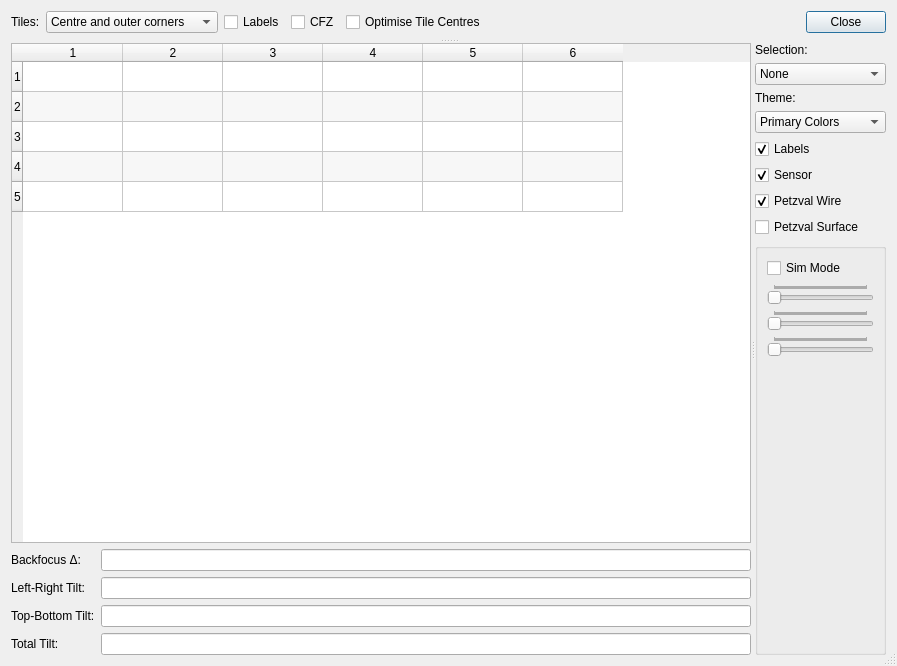
<?xml version="1.0" encoding="UTF-8"?>
<ui version="4.0">
 <class>aberrationInspectorDialog</class>
 <widget class="QDialog" name="aberrationInspectorDialog">
  <property name="windowModality">
   <enum>Qt::NonModal</enum>
  </property>
  <property name="geometry">
   <rect>
    <x>0</x>
    <y>0</y>
    <width>897</width>
    <height>666</height>
   </rect>
  </property>
  <property name="sizePolicy">
   <sizepolicy hsizetype="Preferred" vsizetype="Preferred">
    <horstretch>0</horstretch>
    <verstretch>0</verstretch>
   </sizepolicy>
  </property>
  <property name="windowTitle">
   <string>Aberration Inspector</string>
  </property>
  <property name="sizeGripEnabled">
   <bool>true</bool>
  </property>
  <property name="modal">
   <bool>false</bool>
  </property>
  <layout class="QVBoxLayout" name="verticalLayout_3">
   <item>
    <layout class="QHBoxLayout" name="horizontalLayout_2">
     <property name="sizeConstraint">
      <enum>QLayout::SetDefaultConstraint</enum>
     </property>
     <item>
      <layout class="QGridLayout" name="gridLayout_4">
       <item row="0" column="2">
        <widget class="QCheckBox" name="abInsShowLabels">
         <property name="sizePolicy">
          <sizepolicy hsizetype="Preferred" vsizetype="Fixed">
           <horstretch>0</horstretch>
           <verstretch>0</verstretch>
          </sizepolicy>
         </property>
         <property name="toolTip">
          <string>&lt;html&gt;&lt;head/&gt;&lt;body&gt;&lt;p&gt;Check to show labels on the graph.&lt;/p&gt;&lt;/body&gt;&lt;/html&gt;</string>
         </property>
         <property name="text">
          <string>Labels</string>
         </property>
        </widget>
       </item>
       <item row="0" column="0">
        <widget class="QLabel" name="label_4">
         <property name="sizePolicy">
          <sizepolicy hsizetype="Fixed" vsizetype="Fixed">
           <horstretch>0</horstretch>
           <verstretch>0</verstretch>
          </sizepolicy>
         </property>
         <property name="text">
          <string>Tiles:</string>
         </property>
         <property name="alignment">
          <set>Qt::AlignLeading|Qt::AlignLeft|Qt::AlignVCenter</set>
         </property>
        </widget>
       </item>
       <item row="0" column="1">
        <widget class="QComboBox" name="abInsTileSelection">
         <property name="toolTip">
          <string>&lt;html&gt;&lt;head/&gt;&lt;body&gt;&lt;p&gt;Select the Mosaic tile combination to use for Analysis:&lt;/p&gt;&lt;p&gt;- All displays all 9 tiles.&lt;/p&gt;&lt;p&gt;- Centre and outer corners.&lt;/p&gt;&lt;p&gt;- Centre and inner diamond.&lt;br/&gt;&lt;/p&gt;&lt;/body&gt;&lt;/html&gt;</string>
         </property>
         <property name="currentIndex">
          <number>1</number>
         </property>
         <item>
          <property name="text">
           <string>All</string>
          </property>
         </item>
         <item>
          <property name="text">
           <string>Centre and outer corners</string>
          </property>
         </item>
         <item>
          <property name="text">
           <string>Centre and inner diamond</string>
          </property>
         </item>
        </widget>
       </item>
       <item row="0" column="3">
        <widget class="QCheckBox" name="abInsShowCFZ">
         <property name="sizePolicy">
          <sizepolicy hsizetype="Preferred" vsizetype="Fixed">
           <horstretch>0</horstretch>
           <verstretch>0</verstretch>
          </sizepolicy>
         </property>
         <property name="toolTip">
          <string>&lt;html&gt;&lt;head/&gt;&lt;body&gt;&lt;p&gt;Check to show the Critical Focus Zone on the graph.&lt;/p&gt;&lt;/body&gt;&lt;/html&gt;</string>
         </property>
         <property name="text">
          <string>CFZ</string>
         </property>
         <property name="checked">
          <bool>false</bool>
         </property>
        </widget>
       </item>
       <item row="0" column="4">
        <widget class="QCheckBox" name="abInsOptCentres">
         <property name="text">
          <string>Optimise Tile Centres</string>
         </property>
        </widget>
       </item>
      </layout>
     </item>
     <item>
      <spacer name="horizontalSpacer">
       <property name="orientation">
        <enum>Qt::Horizontal</enum>
       </property>
       <property name="sizeHint" stdset="0">
        <size>
         <width>40</width>
         <height>20</height>
        </size>
       </property>
      </spacer>
     </item>
     <item>
      <widget class="QDialogButtonBox" name="aberrationInspectorButtonBox">
       <property name="standardButtons">
        <set>QDialogButtonBox::Close</set>
       </property>
      </widget>
     </item>
    </layout>
   </item>
   <item>
    <widget class="QSplitter" name="abInsVSplitter">
     <property name="orientation">
      <enum>Qt::Vertical</enum>
     </property>
     <widget class="QWidget" name="abInsPlot" native="true">
      <layout class="QVBoxLayout" name="abInsPlotLayout"/>
     </widget>
     <widget class="QSplitter" name="abInsHSplitter">
      <property name="orientation">
       <enum>Qt::Horizontal</enum>
      </property>
      <widget class="QWidget" name="tableAndResultsWidget" native="true">
       <layout class="QVBoxLayout" name="verticalLayout">
        <item>
         <widget class="AbInsTableWidget" name="abInsTable">
          <property name="sizePolicy">
           <sizepolicy hsizetype="Preferred" vsizetype="Preferred">
            <horstretch>0</horstretch>
            <verstretch>0</verstretch>
           </sizepolicy>
          </property>
          <property name="minimumSize">
           <size>
            <width>0</width>
            <height>0</height>
           </size>
          </property>
          <property name="mouseTracking">
           <bool>true</bool>
          </property>
          <property name="sizeAdjustPolicy">
           <enum>QAbstractScrollArea::AdjustToContents</enum>
          </property>
          <property name="editTriggers">
           <set>QAbstractItemView::SelectedClicked</set>
          </property>
          <property name="alternatingRowColors">
           <bool>true</bool>
          </property>
          <property name="selectionMode">
           <enum>QAbstractItemView::SingleSelection</enum>
          </property>
          <property name="selectionBehavior">
           <enum>QAbstractItemView::SelectItems</enum>
          </property>
          <property name="sortingEnabled">
           <bool>false</bool>
          </property>
          <property name="rowCount">
           <number>5</number>
          </property>
          <property name="columnCount">
           <number>6</number>
          </property>
          <row/>
          <row/>
          <row/>
          <row/>
          <row/>
          <column/>
          <column/>
          <column/>
          <column/>
          <column/>
          <column/>
         </widget>
        </item>
        <item>
         <layout class="QGridLayout" name="gridLayout_3">
          <property name="sizeConstraint">
           <enum>QLayout::SetDefaultConstraint</enum>
          </property>
          <item row="3" column="0">
           <widget class="QLabel" name="label_2">
            <property name="sizePolicy">
             <sizepolicy hsizetype="Fixed" vsizetype="Fixed">
              <horstretch>0</horstretch>
              <verstretch>0</verstretch>
             </sizepolicy>
            </property>
            <property name="text">
             <string>Top-Bottom Tilt:</string>
            </property>
           </widget>
          </item>
          <item row="4" column="0">
           <widget class="QLabel" name="label_5">
            <property name="sizePolicy">
             <sizepolicy hsizetype="Fixed" vsizetype="Fixed">
              <horstretch>0</horstretch>
              <verstretch>0</verstretch>
             </sizepolicy>
            </property>
            <property name="text">
             <string>Total Tilt:</string>
            </property>
           </widget>
          </item>
          <item row="4" column="1">
           <widget class="QLineEdit" name="totalTilt">
            <property name="readOnly">
             <bool>true</bool>
            </property>
           </widget>
          </item>
          <item row="1" column="1">
           <widget class="QLineEdit" name="backfocus">
            <property name="toolTip">
             <string>&lt;html&gt;&lt;head/&gt;&lt;body&gt;&lt;p&gt;Backfocus delta is the difference in focus position between the sensor centre and the average of the centre corners.&lt;/p&gt;&lt;/body&gt;&lt;/html&gt;</string>
            </property>
            <property name="readOnly">
             <bool>true</bool>
            </property>
           </widget>
          </item>
          <item row="1" column="0">
           <widget class="QLabel" name="label_3">
            <property name="sizePolicy">
             <sizepolicy hsizetype="Fixed" vsizetype="Fixed">
              <horstretch>0</horstretch>
              <verstretch>0</verstretch>
             </sizepolicy>
            </property>
            <property name="text">
             <string>Backfocus Δ:</string>
            </property>
           </widget>
          </item>
          <item row="2" column="0">
           <widget class="QLabel" name="label">
            <property name="sizePolicy">
             <sizepolicy hsizetype="Fixed" vsizetype="Fixed">
              <horstretch>0</horstretch>
              <verstretch>0</verstretch>
             </sizepolicy>
            </property>
            <property name="text">
             <string>Left-Right Tilt:</string>
            </property>
           </widget>
          </item>
          <item row="2" column="1">
           <widget class="QLineEdit" name="lrTilt">
            <property name="readOnly">
             <bool>true</bool>
            </property>
           </widget>
          </item>
          <item row="3" column="1">
           <widget class="QLineEdit" name="tbTilt">
            <property name="readOnly">
             <bool>true</bool>
            </property>
           </widget>
          </item>
         </layout>
        </item>
       </layout>
      </widget>
      <widget class="QWidget" name="widget" native="true">
       <property name="sizePolicy">
        <sizepolicy hsizetype="Expanding" vsizetype="Expanding">
         <horstretch>0</horstretch>
         <verstretch>0</verstretch>
        </sizepolicy>
       </property>
       <layout class="QHBoxLayout" name="hLayout">
        <item>
         <layout class="QVBoxLayout" name="vLayout">
          <item>
           <widget class="QLabel" name="label_6">
            <property name="text">
             <string>Selection:</string>
            </property>
           </widget>
          </item>
          <item>
           <widget class="QComboBox" name="abInsSelection">
            <property name="toolTip">
             <string>&lt;!DOCTYPE HTML PUBLIC &quot;-//W3C//DTD HTML 4.0//EN&quot; &quot;http://www.w3.org/TR/REC-html40/strict.dtd&quot;&gt;
&lt;html&gt;&lt;head&gt;&lt;meta name=&quot;qrichtext&quot; content=&quot;1&quot; /&gt;&lt;style type=&quot;text/css&quot;&gt;
p, li { white-space: pre-wrap; }
&lt;/style&gt;&lt;/head&gt;&lt;body style=&quot; font-family:'.AppleSystemUIFont'; font-size:13pt; font-weight:400; font-style:normal;&quot;&gt;
&lt;p style=&quot; margin-top:0px; margin-bottom:0px; margin-left:0px; margin-right:0px; -qt-block-indent:0; text-indent:0px;&quot;&gt;Selection mode of the 3D Graphic:&lt;/p&gt;
&lt;p style=&quot; margin-top:0px; margin-bottom:0px; margin-left:0px; margin-right:0px; -qt-block-indent:0; text-indent:0px;&quot;&gt;- None.&lt;/p&gt;
&lt;p style=&quot; margin-top:0px; margin-bottom:0px; margin-left:0px; margin-right:0px; -qt-block-indent:0; text-indent:0px;&quot;&gt;- Item selects the nearest datapoint.&lt;/p&gt;
&lt;p style=&quot; margin-top:0px; margin-bottom:0px; margin-left:0px; margin-right:0px; -qt-block-indent:0; text-indent:0px;&quot;&gt;- Slice produces a 2D slice through the graphic.&lt;/p&gt;&lt;/body&gt;&lt;/html&gt;</string>
            </property>
            <property name="currentText">
             <string>None</string>
            </property>
            <item>
             <property name="text">
              <string>None</string>
             </property>
            </item>
            <item>
             <property name="text">
              <string>Item</string>
             </property>
            </item>
            <item>
             <property name="text">
              <string>Slice</string>
             </property>
            </item>
           </widget>
          </item>
          <item>
           <widget class="QLabel" name="label_7">
            <property name="text">
             <string>Theme:</string>
            </property>
           </widget>
          </item>
          <item>
           <widget class="QComboBox" name="abInsTheme">
            <property name="toolTip">
             <string>&lt;html&gt;&lt;head/&gt;&lt;body&gt;&lt;p&gt;Select the colour theme of the 3D Graphic.&lt;/p&gt;&lt;/body&gt;&lt;/html&gt;</string>
            </property>
            <property name="currentIndex">
             <number>1</number>
            </property>
            <item>
             <property name="text">
              <string>Qt</string>
             </property>
            </item>
            <item>
             <property name="text">
              <string>Primary Colors</string>
             </property>
            </item>
            <item>
             <property name="text">
              <string>Digia</string>
             </property>
            </item>
            <item>
             <property name="text">
              <string>Stone Moss</string>
             </property>
            </item>
            <item>
             <property name="text">
              <string>Army Blue</string>
             </property>
            </item>
            <item>
             <property name="text">
              <string>Retro</string>
             </property>
            </item>
            <item>
             <property name="text">
              <string>Ebony</string>
             </property>
            </item>
            <item>
             <property name="text">
              <string>Isabelle</string>
             </property>
            </item>
           </widget>
          </item>
          <item>
           <widget class="QCheckBox" name="abInsLabels">
            <property name="toolTip">
             <string>&lt;html&gt;&lt;head/&gt;&lt;body&gt;&lt;p&gt;Check to display mosaic tile sensor labels.&lt;/p&gt;&lt;/body&gt;&lt;/html&gt;</string>
            </property>
            <property name="text">
             <string>Labels</string>
            </property>
            <property name="checked">
             <bool>true</bool>
            </property>
           </widget>
          </item>
          <item>
           <widget class="QCheckBox" name="abInsSensor">
            <property name="toolTip">
             <string>&lt;html&gt;&lt;head/&gt;&lt;body&gt;&lt;p&gt;Check to display the Sensor.&lt;/p&gt;&lt;/body&gt;&lt;/html&gt;</string>
            </property>
            <property name="text">
             <string>Sensor</string>
            </property>
            <property name="checked">
             <bool>true</bool>
            </property>
           </widget>
          </item>
          <item>
           <widget class="QCheckBox" name="abInsPetzvalWire">
            <property name="toolTip">
             <string>&lt;html&gt;&lt;head/&gt;&lt;body&gt;&lt;p&gt;Check to display the Petzval surface mesh.&lt;/p&gt;&lt;/body&gt;&lt;/html&gt;</string>
            </property>
            <property name="text">
             <string>Petzval Wire</string>
            </property>
            <property name="checked">
             <bool>true</bool>
            </property>
           </widget>
          </item>
          <item>
           <widget class="QCheckBox" name="abInsPetzvalSurface">
            <property name="toolTip">
             <string>&lt;html&gt;&lt;head/&gt;&lt;body&gt;&lt;p&gt;Check to display the Petzval surface.&lt;/p&gt;&lt;/body&gt;&lt;/html&gt;</string>
            </property>
            <property name="text">
             <string>Petzval Surface</string>
            </property>
           </widget>
          </item>
          <item>
           <widget class="QGroupBox" name="groupBox">
            <property name="title">
             <string/>
            </property>
            <layout class="QVBoxLayout" name="verticalLayout_2">
             <item>
              <widget class="QCheckBox" name="abInsSimMode">
               <property name="toolTip">
                <string>&lt;html&gt;&lt;head/&gt;&lt;body&gt;&lt;p&gt;Check to set 3D Graphic in Simulation Mode&lt;/p&gt;&lt;/body&gt;&lt;/html&gt;</string>
               </property>
               <property name="text">
                <string>Sim Mode</string>
               </property>
              </widget>
             </item>
             <item>
              <widget class="QSlider" name="abInsBackfocusSlider">
               <property name="enabled">
                <bool>false</bool>
               </property>
               <property name="toolTip">
                <string>&lt;html&gt;&lt;head/&gt;&lt;body&gt;&lt;p&gt;Backfocus slider&lt;/p&gt;&lt;/body&gt;&lt;/html&gt;</string>
               </property>
               <property name="orientation">
                <enum>Qt::Horizontal</enum>
               </property>
               <property name="tickPosition">
                <enum>QSlider::TicksAbove</enum>
               </property>
               <property name="tickInterval">
                <number>1</number>
               </property>
              </widget>
             </item>
             <item>
              <widget class="QSlider" name="abInsTiltLRSlider">
               <property name="enabled">
                <bool>false</bool>
               </property>
               <property name="toolTip">
                <string>&lt;html&gt;&lt;head/&gt;&lt;body&gt;&lt;p&gt;Left-to-Right Tilt Slider&lt;/p&gt;&lt;/body&gt;&lt;/html&gt;</string>
               </property>
               <property name="orientation">
                <enum>Qt::Horizontal</enum>
               </property>
               <property name="tickPosition">
                <enum>QSlider::TicksAbove</enum>
               </property>
               <property name="tickInterval">
                <number>1</number>
               </property>
              </widget>
             </item>
             <item>
              <widget class="QSlider" name="abInsTiltTBSlider">
               <property name="enabled">
                <bool>false</bool>
               </property>
               <property name="toolTip">
                <string>&lt;html&gt;&lt;head/&gt;&lt;body&gt;&lt;p&gt;Top-to-Bottom Tilt Slider&lt;/p&gt;&lt;/body&gt;&lt;/html&gt;</string>
               </property>
               <property name="orientation">
                <enum>Qt::Horizontal</enum>
               </property>
               <property name="tickPosition">
                <enum>QSlider::TicksAbove</enum>
               </property>
               <property name="tickInterval">
                <number>1</number>
               </property>
              </widget>
             </item>
             <item>
              <spacer name="verticalSpacer">
               <property name="orientation">
                <enum>Qt::Vertical</enum>
               </property>
               <property name="sizeHint" stdset="0">
                <size>
                 <width>20</width>
                 <height>40</height>
                </size>
               </property>
              </spacer>
             </item>
            </layout>
           </widget>
          </item>
         </layout>
        </item>
       </layout>
      </widget>
     </widget>
    </widget>
   </item>
  </layout>
 </widget>
 <customwidgets>
  <customwidget>
   <class>AbInsTableWidget</class>
   <extends>QTableWidget</extends>
   <header>ekos/focus/abinstablewidget.h</header>
  </customwidget>
 </customwidgets>
 <tabstops>
  <tabstop>abInsTileSelection</tabstop>
  <tabstop>abInsShowLabels</tabstop>
  <tabstop>abInsShowCFZ</tabstop>
  <tabstop>totalTilt</tabstop>
  <tabstop>tbTilt</tabstop>
  <tabstop>backfocus</tabstop>
  <tabstop>lrTilt</tabstop>
 </tabstops>
 <resources/>
 <connections/>
</ui>
